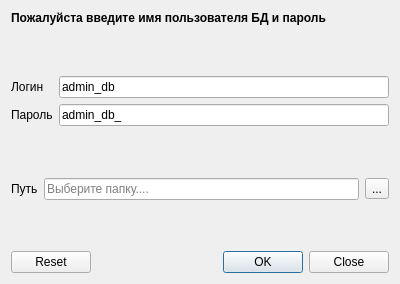
<?xml version="1.0" encoding="UTF-8"?>
<ui version="4.0">
 <class>AuthDialog</class>
 <widget class="QDialog" name="AuthDialog">
  <property name="windowModality">
   <enum>Qt::ApplicationModal</enum>
  </property>
  <property name="geometry">
   <rect>
    <x>0</x>
    <y>0</y>
    <width>400</width>
    <height>284</height>
   </rect>
  </property>
  <property name="maximumSize">
   <size>
    <width>400</width>
    <height>400</height>
   </size>
  </property>
  <property name="windowTitle">
   <string>Авторизация</string>
  </property>
  <property name="windowIcon">
   <iconset resource="../resource.qrc">
    <normaloff>:/icons/favicon.ico</normaloff>:/icons/favicon.ico</iconset>
  </property>
  <layout class="QVBoxLayout" name="verticalLayout">
   <item>
    <widget class="QLabel" name="label">
     <property name="text">
      <string>&lt;html&gt;&lt;head/&gt;&lt;body&gt;&lt;p&gt;&lt;span style=&quot; font-weight:600;&quot;&gt;Пожалуйста введите имя пользователя БД и пароль&lt;/span&gt;&lt;/p&gt;&lt;/body&gt;&lt;/html&gt;</string>
     </property>
    </widget>
   </item>
   <item>
    <spacer name="top_v_spacer">
     <property name="orientation">
      <enum>Qt::Vertical</enum>
     </property>
     <property name="sizeHint" stdset="0">
      <size>
       <width>20</width>
       <height>40</height>
      </size>
     </property>
    </spacer>
   </item>
   <item>
    <layout class="QFormLayout" name="formLayout">
     <item row="0" column="0">
      <widget class="QLabel" name="login_label">
       <property name="text">
        <string>Логин</string>
       </property>
      </widget>
     </item>
     <item row="0" column="1">
      <widget class="QLineEdit" name="login_le">
       <property name="minimumSize">
        <size>
         <width>150</width>
         <height>0</height>
        </size>
       </property>
       <property name="styleSheet">
        <string notr="true">color: black;</string>
       </property>
       <property name="text">
        <string>admin_db</string>
       </property>
      </widget>
     </item>
     <item row="1" column="0">
      <widget class="QLabel" name="password_label">
       <property name="text">
        <string>Пароль</string>
       </property>
      </widget>
     </item>
     <item row="1" column="1">
      <widget class="QLineEdit" name="password_le">
       <property name="minimumSize">
        <size>
         <width>150</width>
         <height>0</height>
        </size>
       </property>
       <property name="styleSheet">
        <string notr="true">color:black;</string>
       </property>
       <property name="text">
        <string>admin_db_</string>
       </property>
      </widget>
     </item>
    </layout>
   </item>
   <item>
    <spacer name="middle_v_spacer">
     <property name="orientation">
      <enum>Qt::Vertical</enum>
     </property>
     <property name="sizeHint" stdset="0">
      <size>
       <width>20</width>
       <height>40</height>
      </size>
     </property>
    </spacer>
   </item>
   <item>
    <layout class="QHBoxLayout" name="horizontalLayout">
     <item>
      <widget class="QLabel" name="path_label">
       <property name="text">
        <string>Путь</string>
       </property>
      </widget>
     </item>
     <item>
      <widget class="QLineEdit" name="path_le">
       <property name="styleSheet">
        <string notr="true">color:black;</string>
       </property>
       <property name="readOnly">
        <bool>true</bool>
       </property>
       <property name="placeholderText">
        <string>Выберите папку....</string>
       </property>
      </widget>
     </item>
     <item>
      <widget class="QToolButton" name="path_btn">
       <property name="text">
        <string>...</string>
       </property>
       <property name="icon">
        <iconset resource="../resource.qrc">
         <normaloff>:/icons/icons/open_folder_ic.png</normaloff>:/icons/icons/open_folder_ic.png</iconset>
       </property>
      </widget>
     </item>
    </layout>
   </item>
   <item>
    <spacer name="bottom_v_spacer">
     <property name="orientation">
      <enum>Qt::Vertical</enum>
     </property>
     <property name="sizeHint" stdset="0">
      <size>
       <width>20</width>
       <height>40</height>
      </size>
     </property>
    </spacer>
   </item>
   <item>
    <widget class="QDialogButtonBox" name="buttonBox">
     <property name="standardButtons">
      <set>QDialogButtonBox::Close|QDialogButtonBox::Ok|QDialogButtonBox::Reset</set>
     </property>
    </widget>
   </item>
  </layout>
 </widget>
 <resources>
  <include location="../resource.qrc"/>
 </resources>
 <connections/>
</ui>
